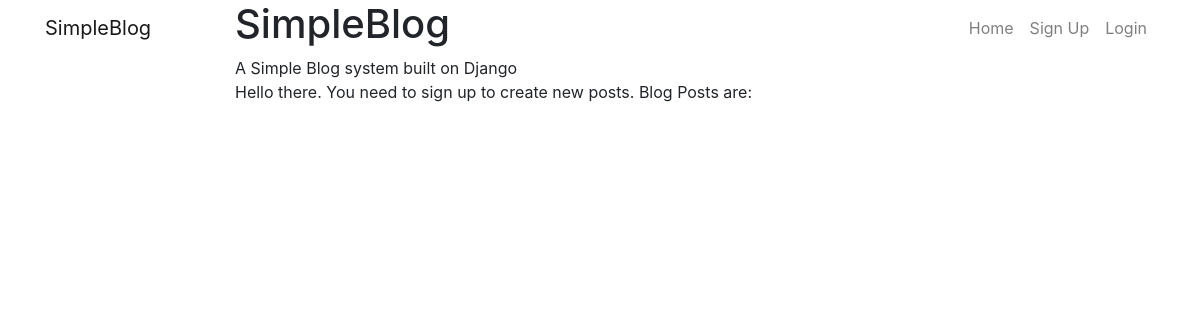
Before: / with the older database file.
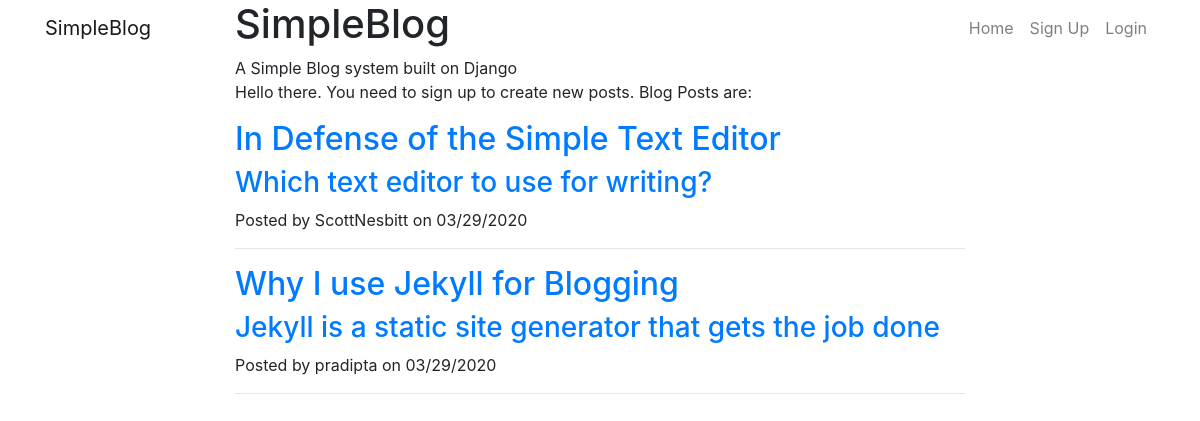
After: the same page with the newer database file.
### core/models.py (models this page shows)
class BlogEntry(models.Model):
    article = models.CharField(max_length=4000)
    heading = models.CharField(max_length=400)
    subheading = models.CharField(max_length=800, default="")
    author = models.ForeignKey(User, on_delete=models.CASCADE, default=None)
    pubDate = models.DateField("Date Published")

### core/views.py (the view)
# urls.py: 2. Add a URL to urlpatterns:  path('', views.home, name='home')
def home(request):
    posts = BlogEntry.objects.order_by('-pubDate')
    context = {"posts": posts}
    return render(request, "home.html", context)

### core/templates/home.html (shortened to what this page needs)
{% extends 'base.html' %}
{% block content %}
<div class="container">
  <div class="row">
    <div class="col-lg-8 col-md-10 mx-auto">
      <p>
        {% if user.is_authenticated %}
        Hello {{user.get_username}}.
        {% else %}
        Hello there. You need to sign up to create new posts.
        {% endif %}
        Blog Posts are:
      </p>
      {% for post in posts %}
      <div class="post-preview">
        <a href="{% url 'view' post.id %}">
          <h2 class="post-title">
            {{post.heading}}
          </h2>
          <h3 class="post-subtitle">
            {{post.subheading}}
          </h3>
        </a>
        <p class="post-meta">Posted by
          {{post.author.username }}
          on {{ post.pubDate|date:"SHORT_DATE_FORMAT" }} </p>
      </div>
      <hr>
      {% endfor %}
    </div>
  </div>
</div>
{% endblock %}
{% block header %}
<div class="container">
  <div class="row">
    <div class="col-lg-8 col-md-10 mx-auto">
      <div class="site-heading">
        <h1>SimpleBlog</h1>
        <span class="subheading">A Simple Blog system built on Django</span>
      </div>
    </div>
  </div>
</div>
{% endblock %}

### core/templates/base.html (shortened to what this page needs)
<!DOCTYPE html>
<html lang="en">
<head>
  {% load static %}
  <link href="{% static 'vendor/bootstrap/css/bootstrap.min.css' %}" rel="stylesheet">
  <link href="{% static 'vendor/fontawesome-free/css/all.min.css' %}" rel="stylesheet" type="text/css">
  <link href="{% static 'css/custom.css' %}" rel="stylesheet">
</head>
<body>
  <nav class="navbar navbar-expand-lg navbar-light fixed-top" id="mainNav">
    <div class="container">
      <a class="navbar-brand" href="index.html">SimpleBlog</a>
      <div class="collapse navbar-collapse" id="navbarResponsive">
        <ul class="navbar-nav ml-auto">
          {% if user.is_authenticated %}
          <li class="nav-item">
            <a class="nav-link" href="{% url 'home' %}"> Home</a>
          </li>
          <li class="nav-item">
            <a class="nav-link" href="{% url 'profile' %}">Profile</a>
          </li>
          <li class="nav-item">
            <a class="nav-link" href="{% url 'createPost' %}">Create Post</a>
          </li>
          <li class="nav-item">
            <a class="nav-link" href="/accounts/logout">Logout: {{user.username}}</a>
          </li>
          {% else %}
          <li class="nav-item">
            <a class="nav-link" href="{% url 'home' %}"> Home</a>
          </li>
          <li class="nav-item">
            <a class="nav-link" href="{% url 'register' %}">Sign Up</a>
          </li>
          <li class="nav-item">
            <a class="nav-link" href="/accounts/login">Login</a>
          </li>
          {% endif %}
        </ul>
      </div>
    </div>
  </nav>
  <header class="masthead">
    {% block header %}
    {% endblock %}
  </header>
  {% block content %}
  {% endblock %}
</body>
</html>

Changed rows visible on the page:
added BlogEntry: heading "In Defense of the Simple Text Editor", subheading "Which text editor to use for writing?", author.username "ScottNesbitt", pubDate "03/29/2020"
added BlogEntry: heading "Why I use Jekyll for Blogging", subheading "Jekyll is a static site generator that gets the job done", author.username "pradipta", pubDate "03/29/2020"
